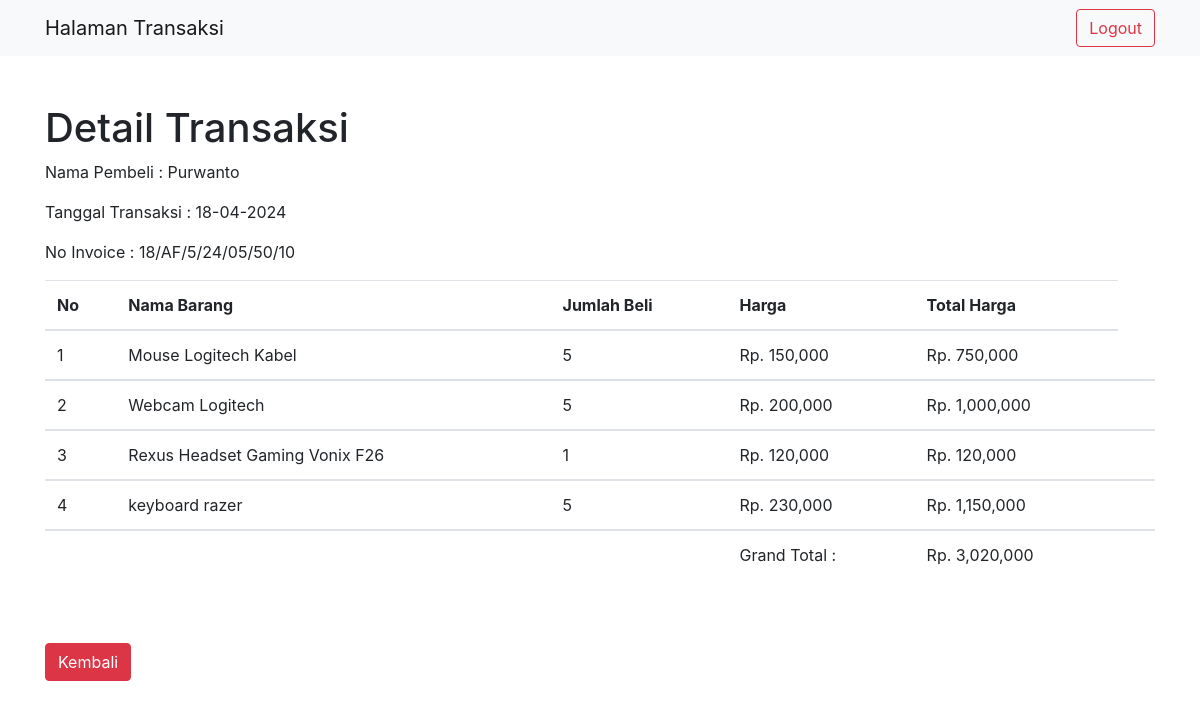
Screenshot of /api/detail_transaksi.php?id_transaksi=17 (signed in) with the database file from the repository.
### tables this page shows
CREATE TABLE `transaksi` (
  `id_transaksi` int(11) NOT NULL,
  `tgl_transaksi` timestamp NOT NULL DEFAULT CURRENT_TIMESTAMP ON UPDATE CURRENT_TIMESTAMP,
  `kode_kasir` int(11) NOT NULL,
  `total_bayar` varchar(20) NOT NULL,
  `no_invoice` varchar(20) NOT NULL,
  `nama_pembeli` varchar(20) NOT NULL
);

CREATE TABLE `sub_transaksi` (
  `id_subtransaksi` int(11) NOT NULL,
  `id_barang` int(11) NOT NULL,
  `id_transaksi` int(11) NOT NULL,
  `jumlah_beli` int(11) NOT NULL,
  `total_harga` varchar(20) NOT NULL,
  `no_invoice` varchar(20) NOT NULL
);

CREATE TABLE `barang` (
  `id_barang` int(11) NOT NULL,
  `nama_barang` varchar(100) NOT NULL,
  `id_kategori` int(11) NOT NULL,
  `stok` int(11) NOT NULL,
  `harga_beli` varchar(100) NOT NULL,
  `harga_jual` varchar(100) NOT NULL,
  `date_added` timestamp NOT NULL DEFAULT CURRENT_TIMESTAMP ON UPDATE CURRENT_TIMESTAMP
);

### api/koneksi.php (called while the page is built, shortened)
<?php
$conn = mysqli_connect("brrdgjokzyge4vxghosm-mysql.services.clever-cloud.com", "uwytcerkmuanavy0", "W88X2w3V9psK1hBlXKun", "brrdgjokzyge4vxghosm", 3306, );
function getData($data)
{
    global $conn;
    $rows = [];
    $query = mysqli_query($conn, $data);
    while ($row = mysqli_fetch_assoc($query)) {
        $rows[] = $row;
    }
    return $rows;
}

### api/detail_transaksi.php (the view, shortened to what this page needs)
<!DOCTYPE html>
<html lang="en">
<?php
require 'koneksi.php';
$id_transaksi = $_GET['id_transaksi'];
$transaksi = getData("SELECT * FROM transaksi WHERE id_transaksi = '$id_transaksi'");
$sub_transaksi = getData("SELECT barang.nama_barang,barang.harga_jual,sub_transaksi.jumlah_beli,sub_transaksi.total_harga FROM sub_transaksi INNER JOIN barang ON barang.id_barang=sub_transaksi.id_barang WHERE sub_transaksi.id_transaksi='$id_transaksi'");
$query = mysqli_query($conn, "SELECT sum(total_harga) AS grand_total FROM sub_transaksi WHERE id_transaksi = $id_transaksi");
$getsum = mysqli_fetch_assoc($query);
?>
<head>
    <link rel="stylesheet" href="https://cdn.jsdelivr.net/npm/bootstrap@4.3.1/dist/css/bootstrap.min.css">
</head>
<body>
    <nav class="navbar navbar-expand-lg navbar-light bg-light">
        <div class="container">
            <a class="navbar-brand" href="#">Halaman Transaksi</a>
            <div class="ml-auto">
                <a href="logout.php" class="btn btn-outline-danger">Logout</a>
            </div>
        </div>
    </nav>
    <div class="container center-form mt-5">
        <h1>Detail Transaksi</h1>
        <?php foreach ($transaksi as $tran) : ?>
            <p>Nama Pembeli : <?= $tran['nama_pembeli'] ?></p>
            <p>Tanggal Transaksi : <?= date("d-m-Y", strtotime($tran['tgl_transaksi'])); ?></p>
            <p>No Invoice : <?= $tran['no_invoice'] ?></p>
        <?php endforeach; ?>
    </div>
    <div class="container mt-2">
        <table class="table table-hover">
            <thead>
                <tr>
                    <th>No <i class="fa fa-sort"></i></th>
                    <th>Nama Barang</th>
                    <th>Jumlah Beli</th>
                    <th>Harga</th>
                    <th>Total Harga</th>
                </tr>
            </thead>
            <?php $no = 1; ?>
            <?php foreach ($sub_transaksi as $tran) : ?>
                <tbody>
                    <tr>
                        <td><?= $no++ ?></td>
                        <td><?= $tran['nama_barang'] ?></td>
                        <td><?= $tran['jumlah_beli'] ?></td>
                        <td>Rp. <?= number_format($tran['harga_jual']) ?></td>
                        <td>Rp. <?= number_format($tran['total_harga']) ?></td>
                    </tr>
                </tbody>
            <?php endforeach; ?>
            <?php if ($getsum['grand_total'] != NULL) { ?>
                <td colspan="3"></td>
                <td>Grand Total :</td>
                <td> Rp. <?= number_format($getsum['grand_total']) ?></td>
                <td></td>
            <?php } else { ?>
                <td>Data masih kosong</td>
            <?php } ?>
        </table>
    </div>
    <div class="container center-form">
        <a class="btn btn-danger mt-5" href="transaksi.php">Kembali</a>
    </div>
</body>
</html>

### rows the page displays
transaksi: nama_pembeli "Purwanto", tgl_transaksi "18-04-2024", no_invoice "18/AF/5/24/05/50/10"
sub_transaksi: id_barang.nama_barang "Mouse Logitech Kabel", jumlah_beli "5", id_barang.harga_jual "150,000", total_harga "750,000"
sub_transaksi: id_barang.nama_barang "Webcam Logitech", jumlah_beli "5", id_barang.harga_jual "200,000", total_harga "1,000,000"
sub_transaksi: id_barang.nama_barang "Rexus Headset Gaming Vonix F26", jumlah_beli "1", id_barang.harga_jual "120,000", total_harga "120,000"
sub_transaksi: id_barang.nama_barang "keyboard razer", jumlah_beli "5", id_barang.harga_jual "230,000", total_harga "1,150,000"

### other values shown
$getsum['grand_total'] "3,020,000"
